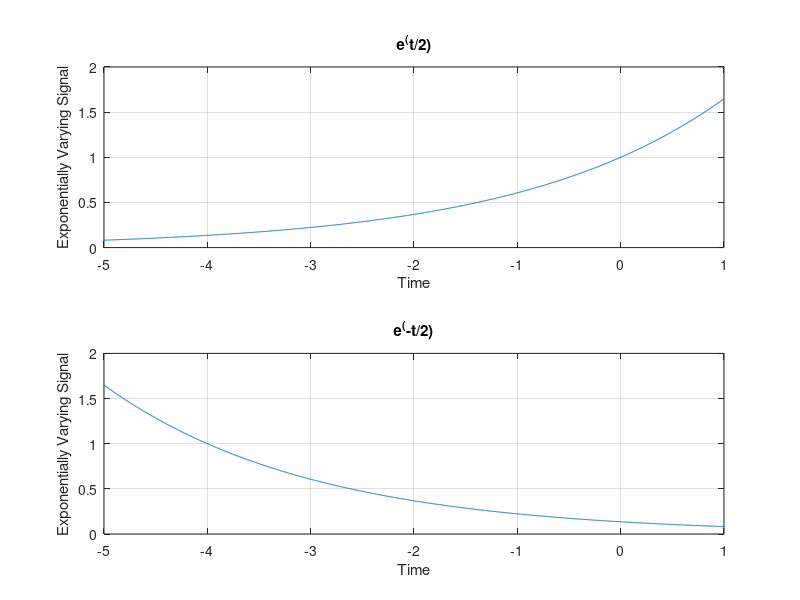

Here is the MATLAB script that generated this plot:
t=-5:.005:1;
y1=exp(t/2);
y2=fliplr(y1);
subplot(2,1,1);
plot(t,y1);
xlabel('Time');
ylabel('Exponentially Varying Signal');
title('e^(t/2)');
grid on;
subplot(2,1,2);
plot(t,y2);
xlabel('Time');
ylabel('Exponentially Varying Signal');
title('e^(-t/2)');
grid on;
